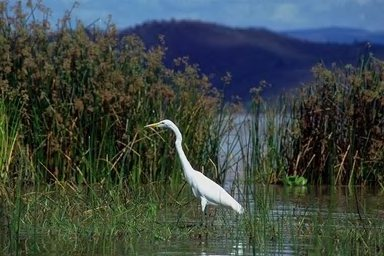
#> input picture backend/data/test_images/Au_ani_00002.jpg, 384 x 256 px
$ python -i copy_move.py   (imports and definitions only)
#> lines starting #> are read from the running program, lines starting #| are printed output that depends on the picture
#> further down, picture is the input picture: PIL image 384x256 RGB; mean R, G, B 60.8, 71.4, 68
### backend/src/api/utils/logger.py
import logging

def setup_logger():
    """Configure and return a logger for the API"""
    # Configure logging
    logging.basicConfig(
        level=logging.DEBUG,
        format='%(asctime)s - %(name)s - %(levelname)s - %(message)s',
        handlers=[
            logging.StreamHandler()
        ]
    )
    logger = logging.getLogger("image_forgery_api")
    return logger

# Create a global logger instance
logger = setup_logger()

### backend/src/api/services/copy_move.py
import cv2
import numpy as np
from PIL import Image
import io
from skimage.feature import ORB, match_descriptors
from skimage.color import rgb2gray
from skimage.measure import ransac
from skimage.transform import AffineTransform
from skimage.feature import peak_local_max
from skimage.segmentation import watershed
from scipy import ndimage
from sklearn.cluster import DBSCAN
import time
from src.api.utils.logger import logger

def resize_if_needed(image, max_size=1200):
    """Resize image if any dimension is larger than max_size while preserving aspect ratio"""
#> called with max_size = 1200
    width, height = image.size
#> width = 384; height = 256
    if width > max_size or height > max_size:
        if width > height:
            new_width = max_size
            new_height = int(height * (max_size / width))
        else:
            new_height = max_size
            new_width = int(width * (max_size / height))
        return image.resize((new_width, new_height), Image.LANCZOS)
    return image

# [160 lines left out: function detect_copy_move_orb, not called in this run]

def detect_copy_move_dct(image, block_size=8, threshold=0.95, eps=5):
    """
    Detect copy-move forgery using DCT coefficients of blocks

    Args:
        image (PIL.Image): Input image
        block_size (int): Size of the image blocks
        threshold (float): Similarity threshold
        eps (int): Maximum distance between points in DBSCAN clustering

    Returns:
        Tuple[PIL.Image, float, list]: Visualization image, confidence score, and detected regions
    """
    start_time = time.time()
    logger.info("Starting copy-move forgery detection with DCT")

    # Resize image if needed
    image = resize_if_needed(image)

    # Convert to grayscale
    gray_img = image.convert('L')
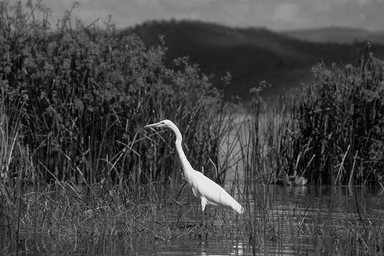
#> gray_img: PIL image 384x256 L; min 0, max 254, mean 67.8
    img_array = np.array(gray_img)

    h, w = img_array.shape
#> h = 256; w = 384

    # Calculate how many blocks we can fit
    h_blocks = h // block_size
#> h_blocks = 32
    w_blocks = w // block_size
#> w_blocks = 48

    # Initialize list to store DCT features of each block
    features = []
    positions = []

    # Extract DCT features for each block
    for i in range(h_blocks):
        for j in range(w_blocks):
            # Extract block
            block = img_array[i*block_size:(i+1)*block_size, j*block_size:(j+1)*block_size]

            # Apply DCT
            dct_block = cv2.dct(np.float32(block))

            # Extract a subset of the DCT coefficients as the feature
            # Taking the top-left 4x4 coefficients (lower frequencies)
            feature = dct_block[:4, :4].flatten()

            # Store feature and position
            features.append(feature)
            positions.append((j*block_size, i*block_size))  # (x, y)
#> after the loop, features = 1536 items; positions = 1536 pairs, first value 0 to 376, second value 0 to 248

    if len(features) < 2:
        logger.info("Not enough blocks for analysis")
        return image.copy(), 0.0, []

    # Convert to numpy array
    features = np.array(features)

    # Normalize features
    features = features / (np.max(features) + 1e-10)

    # Calculate pairwise distances
    from scipy.spatial.distance import pdist, squareform
    distances = squareform(pdist(features, 'euclidean'))
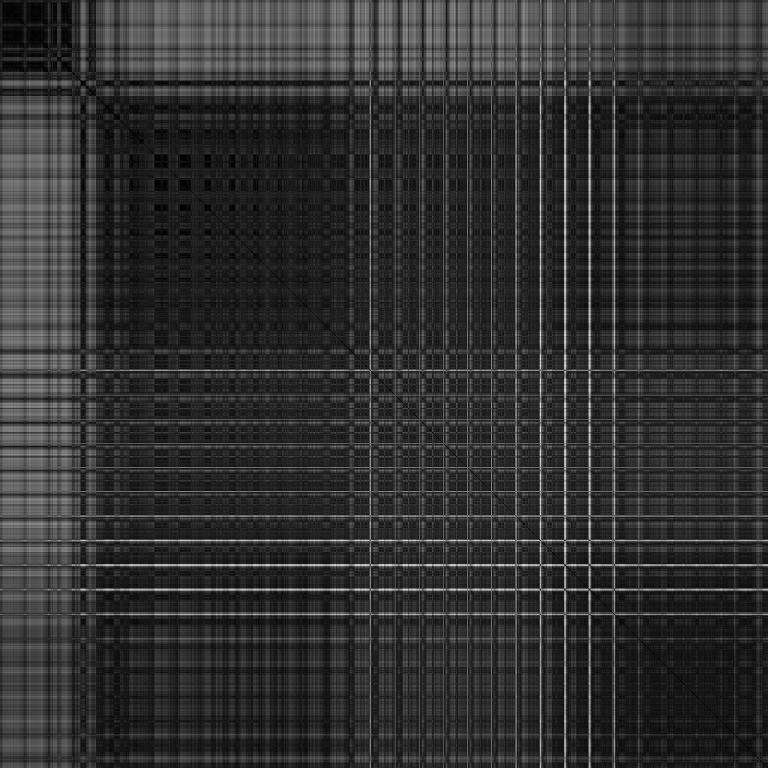
#> distances: shape (1536, 1536) float64 (shown at 1/2 size); min 0, max 0.961, mean 0.191

    # Find similar blocks
    similar_pairs = []
    for i in range(len(distances)):
        for j in range(i+1, len(distances)):
            if distances[i, j] < (1 - threshold):
                # Check if blocks are far enough apart
                pos_i = positions[i]
                pos_j = positions[j]
                block_distance = np.sqrt((pos_i[0] - pos_j[0])**2 + (pos_i[1] - pos_j[1])**2)
                if block_distance > block_size * 2:  # Minimum distance between copied regions
                    similar_pairs.append((i, j))
#> after the loop, similar_pairs = 15002 pairs, first value 1 to 1528, second value 5 to 1534

    if len(similar_pairs) < 3:
        logger.info(f"Not enough similar blocks found ({len(similar_pairs)})")
        return image.copy(), 0.1, []

    # Extract all points for clustering
    all_points = []
    for i, j in similar_pairs:
        all_points.append(positions[i])
        all_points.append(positions[j])
#> this loop made 15002 passes
#> (i, j) on passes 1, 3, 4: (1, 5), (1, 41), (1, 42)
#> after the loop, all_points = 30004 items

    # Convert to numpy array
    points = np.array(all_points)
#> points = 30004 pairs, first value 0 to 376, second value 0 to 248

    # Apply DBSCAN clustering
    clustering = DBSCAN(eps=eps*block_size, min_samples=3).fit(points)
    labels = clustering.labels_

    # Number of clusters (excluding noise with label -1)
    n_clusters = len(set(labels)) - (1 if -1 in labels else 0)
#> n_clusters = 1

    if n_clusters < 2:
        logger.info(f"Not enough clusters found ({n_clusters})")
        return image.copy(), 0.2, []

    # Create visualization image
    vis_img = np.array(image)

    # Collect points by cluster
    clusters = {}
    for i, label in enumerate(labels):
        if label != -1:  # Ignore noise
            if label not in clusters:
                clusters[label] = []
            clusters[label].append(points[i])

    # Filter clusters - must have at least 3 points
    valid_clusters = {k: v for k, v in clusters.items() if len(v) >= 3}

    if len(valid_clusters) < 2:
        logger.info(f"Not enough valid clusters found ({len(valid_clusters)})")
        return image.copy(), 0.3, []

    # Draw the clusters with different colors
    colors = [(255, 0, 0), (0, 255, 0), (0, 0, 255), (255, 255, 0),
              (255, 0, 255), (0, 255, 255), (128, 0, 0), (0, 128, 0)]

    detected_regions = []

    # Draw each cluster
    for i, (label, cluster_points) in enumerate(valid_clusters.items()):
        color = colors[i % len(colors)]

        # Convert points to int32
        pts = np.array(cluster_points, dtype=np.int32)

        # Get min bounding rectangle
        x, y, w, h = cv2.boundingRect(pts)

        # Adjust rectangle to block size
        x = (x // block_size) * block_size
        y = (y // block_size) * block_size
        w = ((w + block_size - 1) // block_size) * block_size
        h = ((h + block_size - 1) // block_size) * block_size

        # Draw rectangle
        cv2.rectangle(vis_img, (x, y), (x + w, y + h), color, 3)

        # Store detected region
        detected_regions.append({
            "x": int(x),
            "y": int(y),
            "width": int(w),
            "height": int(h)
        })

    # Calculate confidence based on number of clusters and matches
    # Improved confidence calculation for more accurate results
    n_valid_clusters = len(valid_clusters)
    n_similar_pairs = len(similar_pairs)

    # Base confidence on multiple factors
    cluster_factor = min(1.0, (n_valid_clusters - 1) * 0.2)  # More clusters = higher confidence
    pairs_factor = min(1.0, n_similar_pairs / 50)  # More similar pairs = higher confidence

    # Combine factors with weights
    confidence = min(0.95, 0.3 + (cluster_factor * 0.4) + (pairs_factor * 0.6))

    elapsed_time = time.time() - start_time
    logger.info(f"Copy-move DCT detection completed in {elapsed_time:.2f} seconds with confidence {confidence:.2f}")

    return Image.fromarray(vis_img), confidence, detected_regions

>>> from PIL import Image
>>> picture = Image.open('../../../data/test_images/Au_ani_00002.jpg')
>>> result = detect_copy_move_dct(picture)

$ run again, on backend/data/test_images/Au_ani_00023.jpg
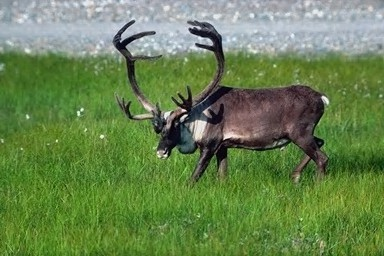
#> input picture backend/data/test_images/Au_ani_00023.jpg, 384 x 256 px
#> picture is the input picture: PIL image 384x256 RGB; mean R, G, B 104.3, 131.3, 79.8
#> in detect_copy_move_dct, `gray_img = image.convert('L')`:
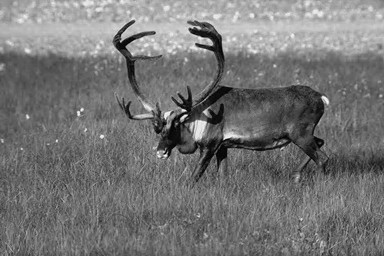
#> gray_img: PIL image 384x256 L; min 1, max 252, mean 117.3
#> after the loop in detect_copy_move_dct, `for i in range(h_blocks):`: features = 1536 items; positions = 1536 pairs, first value 0 to 376, second value 0 to 248
#> in detect_copy_move_dct, `distances = squareform(pdist(features, 'euclidean'))`:
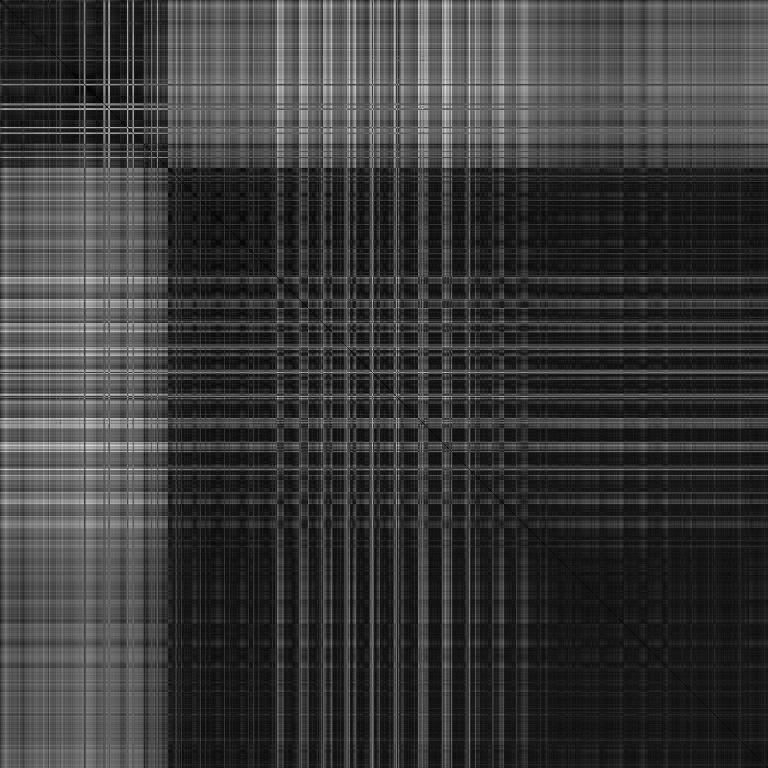
#> distances: shape (1536, 1536) float64 (shown at 1/2 size); min 0, max 0.936, mean 0.228
#> after the loop in detect_copy_move_dct, `for i in range(len(distances)):`: similar_pairs = 17982 pairs, first value 2 to 1517, second value 18 to 1535
#> the loop in detect_copy_move_dct, `for i, j in similar_pairs:` made 17982 passes
#> (i, j) on passes 1, 2, 4: (2, 33), (2, 40), (2, 242)
#> after the loop in detect_copy_move_dct, `for i, j in similar_pairs:`: all_points = 35964 items
#> points = 35964 pairs, first value 0 to 376, second value 0 to 248
#> n_clusters = 1
